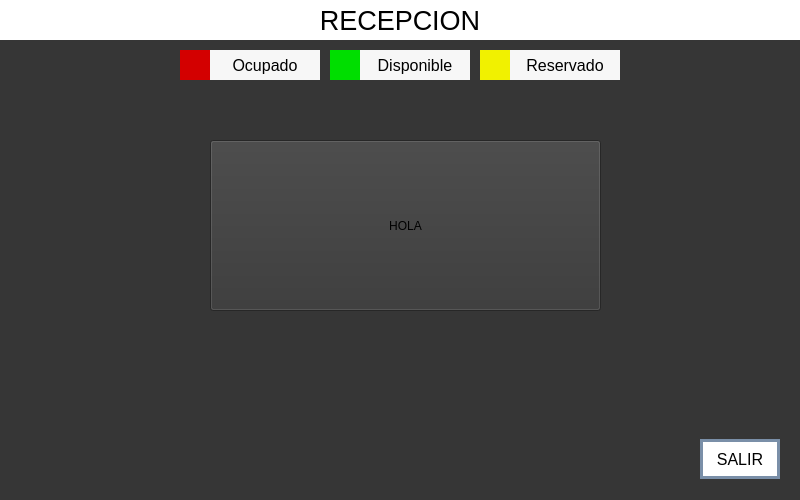
<?xml version="1.0" encoding="UTF-8"?>
<ui version="4.0">
 <class>Dialog</class>
 <widget class="QDialog" name="Dialog">
  <property name="geometry">
   <rect>
    <x>0</x>
    <y>0</y>
    <width>800</width>
    <height>500</height>
   </rect>
  </property>
  <property name="windowTitle">
   <string>Dialog</string>
  </property>
  <property name="styleSheet">
   <string notr="true">background-color:rgb(54, 54, 54)</string>
  </property>
  <widget class="QLabel" name="Title">
   <property name="geometry">
    <rect>
     <x>0</x>
     <y>0</y>
     <width>800</width>
     <height>40</height>
    </rect>
   </property>
   <property name="font">
    <font>
     <family>Segoe UI Symbol</family>
     <pointsize>20</pointsize>
    </font>
   </property>
   <property name="styleSheet">
    <string notr="true">background-color: rgb(255, 255, 255)</string>
   </property>
   <property name="text">
    <string>RECEPCION</string>
   </property>
   <property name="textFormat">
    <enum>Qt::AutoText</enum>
   </property>
   <property name="alignment">
    <set>Qt::AlignCenter</set>
   </property>
   <property name="wordWrap">
    <bool>false</bool>
   </property>
   <property name="margin">
    <number>0</number>
   </property>
  </widget>
  <widget class="QLabel" name="Title_2">
   <property name="geometry">
    <rect>
     <x>210</x>
     <y>50</y>
     <width>110</width>
     <height>30</height>
    </rect>
   </property>
   <property name="font">
    <font>
     <family>Segoe UI Symbol</family>
     <pointsize>12</pointsize>
    </font>
   </property>
   <property name="styleSheet">
    <string notr="true">background-color: rgb(247, 247, 247)</string>
   </property>
   <property name="text">
    <string>Ocupado</string>
   </property>
   <property name="textFormat">
    <enum>Qt::AutoText</enum>
   </property>
   <property name="alignment">
    <set>Qt::AlignCenter</set>
   </property>
   <property name="wordWrap">
    <bool>false</bool>
   </property>
   <property name="margin">
    <number>0</number>
   </property>
  </widget>
  <widget class="QLabel" name="Title_3">
   <property name="geometry">
    <rect>
     <x>510</x>
     <y>50</y>
     <width>110</width>
     <height>30</height>
    </rect>
   </property>
   <property name="font">
    <font>
     <family>Segoe UI Symbol</family>
     <pointsize>12</pointsize>
    </font>
   </property>
   <property name="styleSheet">
    <string notr="true">background-color:rgb(247, 247, 247)</string>
   </property>
   <property name="text">
    <string>Reservado</string>
   </property>
   <property name="textFormat">
    <enum>Qt::AutoText</enum>
   </property>
   <property name="alignment">
    <set>Qt::AlignCenter</set>
   </property>
   <property name="wordWrap">
    <bool>false</bool>
   </property>
   <property name="margin">
    <number>0</number>
   </property>
  </widget>
  <widget class="QLabel" name="Title_4">
   <property name="geometry">
    <rect>
     <x>360</x>
     <y>50</y>
     <width>110</width>
     <height>30</height>
    </rect>
   </property>
   <property name="font">
    <font>
     <family>Segoe UI Symbol</family>
     <pointsize>12</pointsize>
    </font>
   </property>
   <property name="styleSheet">
    <string notr="true">background-color: rgb(247, 247, 247)</string>
   </property>
   <property name="text">
    <string>Disponible</string>
   </property>
   <property name="textFormat">
    <enum>Qt::AutoText</enum>
   </property>
   <property name="alignment">
    <set>Qt::AlignCenter</set>
   </property>
   <property name="wordWrap">
    <bool>false</bool>
   </property>
   <property name="margin">
    <number>0</number>
   </property>
  </widget>
  <widget class="QLabel" name="Title_5">
   <property name="geometry">
    <rect>
     <x>480</x>
     <y>50</y>
     <width>30</width>
     <height>30</height>
    </rect>
   </property>
   <property name="font">
    <font>
     <family>Segoe UI Symbol</family>
     <pointsize>12</pointsize>
    </font>
   </property>
   <property name="styleSheet">
    <string notr="true">background-color:rgb(241, 241, 0)</string>
   </property>
   <property name="text">
    <string/>
   </property>
   <property name="textFormat">
    <enum>Qt::AutoText</enum>
   </property>
   <property name="alignment">
    <set>Qt::AlignCenter</set>
   </property>
   <property name="wordWrap">
    <bool>false</bool>
   </property>
   <property name="margin">
    <number>0</number>
   </property>
  </widget>
  <widget class="QLabel" name="Title_6">
   <property name="geometry">
    <rect>
     <x>330</x>
     <y>50</y>
     <width>30</width>
     <height>30</height>
    </rect>
   </property>
   <property name="font">
    <font>
     <family>Segoe UI Symbol</family>
     <pointsize>12</pointsize>
    </font>
   </property>
   <property name="styleSheet">
    <string notr="true">background-color: rgb(0, 222, 0)</string>
   </property>
   <property name="text">
    <string/>
   </property>
   <property name="textFormat">
    <enum>Qt::AutoText</enum>
   </property>
   <property name="alignment">
    <set>Qt::AlignCenter</set>
   </property>
   <property name="wordWrap">
    <bool>false</bool>
   </property>
   <property name="margin">
    <number>0</number>
   </property>
  </widget>
  <widget class="QLabel" name="Title_7">
   <property name="geometry">
    <rect>
     <x>180</x>
     <y>50</y>
     <width>30</width>
     <height>30</height>
    </rect>
   </property>
   <property name="font">
    <font>
     <family>Segoe UI Symbol</family>
     <pointsize>12</pointsize>
    </font>
   </property>
   <property name="styleSheet">
    <string notr="true">background-color: rgb(211, 0, 0)</string>
   </property>
   <property name="text">
    <string/>
   </property>
   <property name="textFormat">
    <enum>Qt::AutoText</enum>
   </property>
   <property name="alignment">
    <set>Qt::AlignCenter</set>
   </property>
   <property name="wordWrap">
    <bool>false</bool>
   </property>
   <property name="margin">
    <number>0</number>
   </property>
  </widget>
  <widget class="QPushButton" name="salir_boton">
   <property name="geometry">
    <rect>
     <x>700</x>
     <y>439</y>
     <width>80</width>
     <height>40</height>
    </rect>
   </property>
   <property name="font">
    <font>
     <family>Segoe UI Symbol</family>
     <pointsize>12</pointsize>
     <kerning>true</kerning>
    </font>
   </property>
   <property name="layoutDirection">
    <enum>Qt::LeftToRight</enum>
   </property>
   <property name="autoFillBackground">
    <bool>false</bool>
   </property>
   <property name="styleSheet">
    <string notr="true">background-color: rgb(255, 255, 255);
border: 3px solid rgb(122, 143, 168);</string>
   </property>
   <property name="text">
    <string>SALIR</string>
   </property>
   <property name="autoDefault">
    <bool>true</bool>
   </property>
   <property name="default">
    <bool>false</bool>
   </property>
  </widget>
  <widget class="QPushButton" name="push_hola">
   <property name="geometry">
    <rect>
     <x>210</x>
     <y>140</y>
     <width>391</width>
     <height>171</height>
    </rect>
   </property>
   <property name="text">
    <string>HOLA</string>
   </property>
  </widget>
 </widget>
 <resources/>
 <connections/>
</ui>
